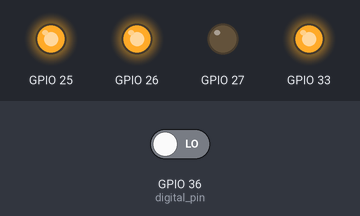
Simulated run of this program. Board: ESP32. Shown: output pins drawn as LEDs (lit = HIGH). Dashed ring = blinking. The inputs (shaded band) are chosen by the test bench; at power-on: GPIO 36 (digital_pin) LOW. What the program prints to the serial monitor is not drawn.

Above: at 1.2 s.
1.3 s: GPIO 36 (digital_pin) driven HIGH
At 4.2 s:
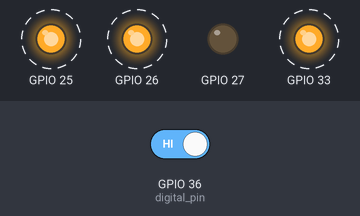
4.3 s: GPIO 36 (digital_pin) driven LOW
At 4.8 s:
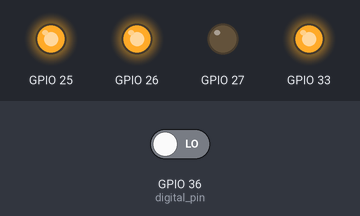
Timing chart, 0 to 7.3 s (numbered marks = the images above; inputs shaded):
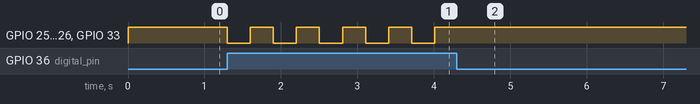

Measured:
- after the input at 1.3 s, GPIO 25, GPIO 26, GPIO 33: alternates HIGH for 0.30 s and LOW for 0.30 s, starting at once
- after the input at 4.3 s, GPIO 25, GPIO 26, GPIO 33: stops changing and stays HIGH

The program:

main.cpp
```cpp
#include <Arduino.h>
#include <rgb_led.h>

const int analog_pin = 39;
const int digital_pin = 36;
RGB_Led indicator_led(33,25,26,27);

void setup() {
    Serial.begin(115200);
    indicator_led.setf_rgb(1,1,1);
    pinMode(digital_pin, INPUT);
}

void loop() {

    bool clap = digitalRead(digital_pin);
    if(clap) {
        indicator_led.toggle();
        delay(300);
    }
    Serial.println(clap);
    delay(1);

}
```

rgb_led.cpp
```cpp
#include "rgb_led.h"
#include <arduino.h>

RGB_Led::RGB_Led(int r, int g, int b): RGB_Led(r,g,b, -1){}

RGB_Led::RGB_Led(int r, int g, int b, int gnd): pins({r,g,b, gnd}), on_off_state(false){

  // configure LED PWM functionalitites
  ledcSetup(R_IDX, 5000, 8);
  ledcSetup(G_IDX, 5000, 8);
  ledcSetup(B_IDX, 5000, 8);

  ledcAttachPin(pins[R_IDX], R_IDX);
  ledcAttachPin(pins[G_IDX], G_IDX);
  ledcAttachPin(pins[B_IDX], B_IDX);

  if (gnd > 0) { // configure ground if artificial ground is used
    pinMode(pins[GND_IDX], OUTPUT);
    digitalWrite(pins[GND_IDX], LOW);
  }
}

std::string RGB_Led::to_string(){

std::string str = "RGB LED object connected to the pins: [R,G,B,GND] = [" + std::to_string(pins[R_IDX]) +
  "," + std::to_string(pins[G_IDX]) +
  "," + std::to_string(pins[B_IDX]) +
  "," + std::to_string(pins[GND_IDX]) + "]\n";

  str += "[r,g,b] = [" + std::to_string(int(r*255)) + "," + std::to_string(int(g*255)) + "," + std::to_string(int(b*255)) + "]\n";

  str += std::string("State: ") + ((on_off_state) ? "ON\n" : "OFF\n");

  return str;

}

void RGB_Led::seti_r(int r, bool show){
  this->r = r/255.;
  if(show){
    ledcWrite(R_IDX, int(this->r * 255));
    on_off_state = true;
  }
}

void RGB_Led::seti_g(int g, bool show){
  this->g = g/255.;
  if(show){
    ledcWrite(G_IDX, int(this->g * 255));
    on_off_state = true;
  }
}

void RGB_Led::seti_b(int b, bool show){
  this->b = b/255.;
  if(show){
    ledcWrite(B_IDX, int(this->b * 255));
    on_off_state = true;
  }
}

void RGB_Led::seti_rgb(int r, int g, int b, bool show){
  seti_r(r, show);
  seti_g(g, show);
  seti_b(b, show);
}

void RGB_Led::setf_r(float r, bool show){
  this->r = r;
  if(show){
    ledcWrite(R_IDX, int(this->r * 255));
    on_off_state = true;
  }
}

void RGB_Led::setf_g(float g, bool show){
  this->g = g;
  if(show){
    ledcWrite(G_IDX, int(this->g * 255));
    on_off_state = true;
  }
}

void RGB_Led::setf_b(float b, bool show){
  this->b = b;
  if(show){
    ledcWrite(B_IDX, int(this->b * 255));
    on_off_state = true;
  }
}

void RGB_Led::setf_rgb(float r, float g, float b, bool show){
  setf_r(r, show);
  setf_g(g, show);
  setf_b(b, show);
}

void RGB_Led::dim_brighten(float factor, bool show){

  float ri = r * factor;
  float gi = g * factor;
  float bi = b * factor;


  if (ri > 1 || gi > 1 || bi > 1){
    return;
  }
  if (ri < 1/255. || gi < 1/255. || bi < 1/255.){
    return;
  }
  r = ri;
  g = gi;
  b = bi;
  if (show){
    turn_on();
  }
}


void RGB_Led::turn_on(){
  ledcWrite(R_IDX, int(this->r * 255));
  ledcWrite(G_IDX, int(this->g * 255));
  ledcWrite(B_IDX, int(this->b * 255));
  on_off_state = true;

}

void RGB_Led::turn_off(){
  ledcWrite(R_IDX, 0);
  ledcWrite(G_IDX, 0);
  ledcWrite(B_IDX, 0);
  on_off_state = false;
}

void RGB_Led::toggle(){
  if (on_off_state == true){
    turn_off();
  } else {
    turn_on();
  }
}
```

rgb_led.h
```cpp
#ifndef RGB_LED_LIB_H
#define  RGB_LED_LIB_H

#include <array>
#include <string>

class RGB_Led {
  enum PIN_INDEXES{R_IDX = 0, G_IDX, B_IDX, GND_IDX, PINS_SIZE};

  const std::array<int, PINS_SIZE> pins;

  bool on_off_state; //1->on     0->off

  float r;
  float g;
  float b;

public:

  RGB_Led(int R_PIN, int G_PIN, int B_PIN);

  RGB_Led(int R_PIN, int G_PIN, int B_PIN, int GND_PIN);


//-------------------------------------------------------------

  std::string to_string();

//-------------------------------------------------------------

  void seti_r(int r, bool show = true);

  void seti_g(int g, bool show = true);

  void seti_b(int b, bool show = true);

  void seti_rgb(int r, int g, int b, bool show = true);

//-------------------------------------------------------------

  void setf_r(float r, bool show = true);

  void setf_g(float g, bool show = true);

  void setf_b(float b, bool show = true);

  void setf_rgb(float r, float g, float b, bool show = true);

//--------------------------------------------------------------

  void dim_brighten(float factor, bool show = true);

  void turn_on();

  void turn_off();

  void toggle();
};

#endif
```
